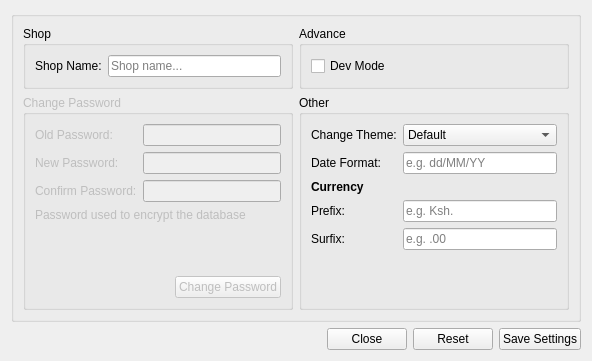
<?xml version="1.0" encoding="UTF-8"?>
<ui version="4.0">
 <class>dlgSettings</class>
 <widget class="QDialog" name="dlgSettings">
  <property name="geometry">
   <rect>
    <x>0</x>
    <y>0</y>
    <width>592</width>
    <height>361</height>
   </rect>
  </property>
  <property name="windowTitle">
   <string>Settings</string>
  </property>
  <layout class="QVBoxLayout" name="verticalLayout">
   <item>
    <widget class="QGroupBox" name="groupBox">
     <property name="title">
      <string/>
     </property>
     <layout class="QGridLayout" name="gridLayout">
      <item row="0" column="0">
       <widget class="QGroupBox" name="grpShop">
        <property name="title">
         <string>Shop</string>
        </property>
        <layout class="QFormLayout" name="formLayout_2">
         <item row="0" column="0">
          <widget class="QLabel" name="label_4">
           <property name="text">
            <string>Shop Name:</string>
           </property>
          </widget>
         </item>
         <item row="0" column="1">
          <widget class="QLineEdit" name="txtName">
           <property name="maximumSize">
            <size>
             <width>300</width>
             <height>16777215</height>
            </size>
           </property>
           <property name="placeholderText">
            <string>Shop name...</string>
           </property>
          </widget>
         </item>
        </layout>
       </widget>
      </item>
      <item row="0" column="1">
       <widget class="QGroupBox" name="grpAdvance">
        <property name="title">
         <string>Advance</string>
        </property>
        <layout class="QVBoxLayout" name="verticalLayout_2">
         <item>
          <widget class="QCheckBox" name="chkDev_Mode">
           <property name="text">
            <string>Dev Mode</string>
           </property>
          </widget>
         </item>
        </layout>
       </widget>
      </item>
      <item row="1" column="0">
       <widget class="QGroupBox" name="grpPass">
        <property name="enabled">
         <bool>false</bool>
        </property>
        <property name="title">
         <string>Change Password</string>
        </property>
        <layout class="QFormLayout" name="formLayout">
         <item row="0" column="0">
          <widget class="QLabel" name="label">
           <property name="text">
            <string>Old Password:</string>
           </property>
          </widget>
         </item>
         <item row="0" column="1">
          <widget class="QLineEdit" name="txtOld_Pass">
           <property name="maximumSize">
            <size>
             <width>208</width>
             <height>16777215</height>
            </size>
           </property>
           <property name="echoMode">
            <enum>QLineEdit::Password</enum>
           </property>
          </widget>
         </item>
         <item row="1" column="0">
          <widget class="QLabel" name="label_2">
           <property name="text">
            <string>New Password:</string>
           </property>
          </widget>
         </item>
         <item row="1" column="1">
          <widget class="QLineEdit" name="txtNew_Pass">
           <property name="maximumSize">
            <size>
             <width>208</width>
             <height>16777215</height>
            </size>
           </property>
           <property name="echoMode">
            <enum>QLineEdit::Password</enum>
           </property>
          </widget>
         </item>
         <item row="2" column="0">
          <widget class="QLabel" name="label_3">
           <property name="text">
            <string>Confirm Password:</string>
           </property>
          </widget>
         </item>
         <item row="2" column="1">
          <widget class="QLineEdit" name="txtConfirm_Pass">
           <property name="maximumSize">
            <size>
             <width>208</width>
             <height>16777215</height>
            </size>
           </property>
           <property name="echoMode">
            <enum>QLineEdit::Password</enum>
           </property>
          </widget>
         </item>
         <item row="5" column="0" colspan="2">
          <layout class="QHBoxLayout" name="horizontalLayout">
           <item>
            <spacer name="horizontalSpacer">
             <property name="orientation">
              <enum>Qt::Horizontal</enum>
             </property>
             <property name="sizeHint" stdset="0">
              <size>
               <width>40</width>
               <height>20</height>
              </size>
             </property>
            </spacer>
           </item>
           <item>
            <widget class="QPushButton" name="btnChangePass">
             <property name="text">
              <string>Change Password</string>
             </property>
             <property name="icon">
              <iconset resource="../stock_manager.qrc">
               <normaloff>:/icons/lock.svg</normaloff>:/icons/lock.svg</iconset>
             </property>
            </widget>
           </item>
          </layout>
         </item>
         <item row="3" column="0" colspan="2">
          <widget class="QLabel" name="label_8">
           <property name="text">
            <string>Password used to encrypt the database</string>
           </property>
          </widget>
         </item>
         <item row="4" column="0">
          <spacer name="verticalSpacer">
           <property name="orientation">
            <enum>Qt::Vertical</enum>
           </property>
           <property name="sizeHint" stdset="0">
            <size>
             <width>20</width>
             <height>40</height>
            </size>
           </property>
          </spacer>
         </item>
        </layout>
       </widget>
      </item>
      <item row="1" column="1">
       <widget class="QGroupBox" name="grpOther">
        <property name="title">
         <string>Other</string>
        </property>
        <layout class="QFormLayout" name="formLayout_3">
         <item row="0" column="0">
          <widget class="QLabel" name="label_5">
           <property name="text">
            <string>Change Theme:</string>
           </property>
          </widget>
         </item>
         <item row="0" column="1">
          <widget class="QComboBox" name="cmbTheme">
           <property name="currentIndex">
            <number>0</number>
           </property>
           <property name="placeholderText">
            <string>Select Theme..</string>
           </property>
           <item>
            <property name="text">
             <string>Default</string>
            </property>
           </item>
          </widget>
         </item>
         <item row="1" column="0">
          <widget class="QLabel" name="label_6">
           <property name="text">
            <string>Date Format:</string>
           </property>
          </widget>
         </item>
         <item row="1" column="1">
          <widget class="QLineEdit" name="txtDate_Format">
           <property name="placeholderText">
            <string>e.g. dd/MM/YY</string>
           </property>
          </widget>
         </item>
         <item row="3" column="0">
          <widget class="QLabel" name="label_9">
           <property name="text">
            <string>Prefix:</string>
           </property>
          </widget>
         </item>
         <item row="3" column="1">
          <widget class="QLineEdit" name="txtPrefix">
           <property name="placeholderText">
            <string>e.g. Ksh.</string>
           </property>
          </widget>
         </item>
         <item row="4" column="0">
          <widget class="QLabel" name="label_10">
           <property name="text">
            <string>Surfix:</string>
           </property>
          </widget>
         </item>
         <item row="4" column="1">
          <widget class="QLineEdit" name="txtSurfix">
           <property name="placeholderText">
            <string>e.g. .00</string>
           </property>
          </widget>
         </item>
         <item row="2" column="0" colspan="2">
          <widget class="QLabel" name="label_7">
           <property name="font">
            <font>
             <weight>75</weight>
             <bold>true</bold>
             <underline>false</underline>
            </font>
           </property>
           <property name="text">
            <string>Currency</string>
           </property>
          </widget>
         </item>
        </layout>
       </widget>
      </item>
     </layout>
    </widget>
   </item>
   <item>
    <layout class="QHBoxLayout" name="horizontalLayout_2">
     <item>
      <spacer name="horizontalSpacer_2">
       <property name="orientation">
        <enum>Qt::Horizontal</enum>
       </property>
       <property name="sizeType">
        <enum>QSizePolicy::MinimumExpanding</enum>
       </property>
       <property name="sizeHint" stdset="0">
        <size>
         <width>30</width>
         <height>20</height>
        </size>
       </property>
      </spacer>
     </item>
     <item>
      <widget class="QPushButton" name="pushButton_3">
       <property name="maximumSize">
        <size>
         <width>16777215</width>
         <height>30</height>
        </size>
       </property>
       <property name="text">
        <string>Close</string>
       </property>
       <property name="icon">
        <iconset resource="../stock_manager.qrc">
         <normaloff>:/icons/cross.svg</normaloff>:/icons/cross.svg</iconset>
       </property>
      </widget>
     </item>
     <item>
      <widget class="QPushButton" name="pushButton_4">
       <property name="text">
        <string>Reset</string>
       </property>
       <property name="icon">
        <iconset resource="../stock_manager.qrc">
         <normaloff>:/icons/time-reverse.svg</normaloff>:/icons/time-reverse.svg</iconset>
       </property>
      </widget>
     </item>
     <item>
      <widget class="QPushButton" name="pushButton_2">
       <property name="maximumSize">
        <size>
         <width>16777215</width>
         <height>30</height>
        </size>
       </property>
       <property name="text">
        <string>Save Settings</string>
       </property>
       <property name="icon">
        <iconset resource="../stock_manager.qrc">
         <normaloff>:/icons/gear.svg</normaloff>:/icons/gear.svg</iconset>
       </property>
      </widget>
     </item>
    </layout>
   </item>
  </layout>
 </widget>
 <resources>
  <include location="../stock_manager.qrc"/>
 </resources>
 <connections>
  <connection>
   <sender>pushButton_3</sender>
   <signal>clicked()</signal>
   <receiver>dlgSettings</receiver>
   <slot>reject()</slot>
   <hints>
    <hint type="sourcelabel">
     <x>362</x>
     <y>290</y>
    </hint>
    <hint type="destinationlabel">
     <x>228</x>
     <y>286</y>
    </hint>
   </hints>
  </connection>
 </connections>
</ui>
